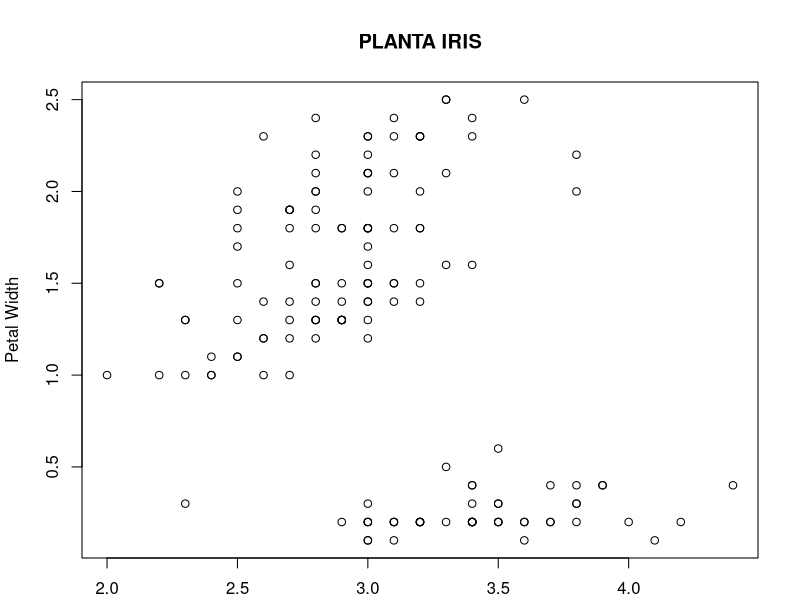
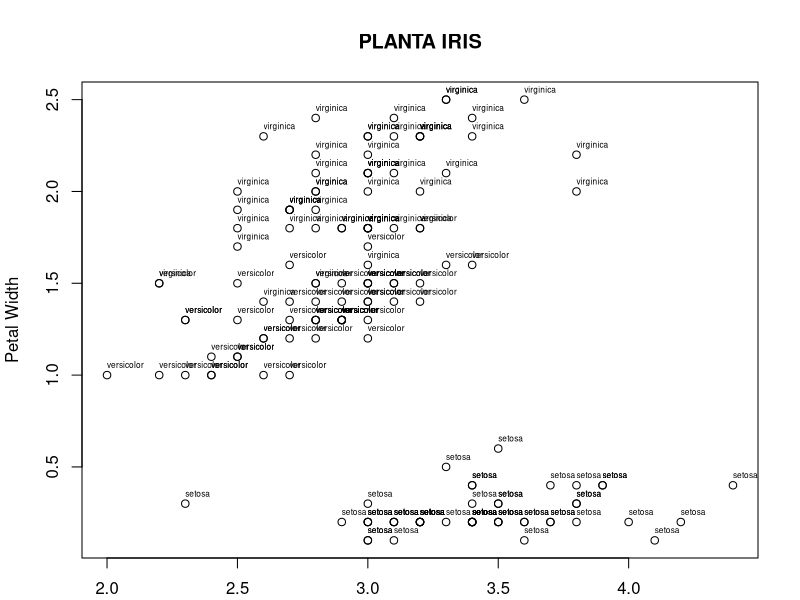
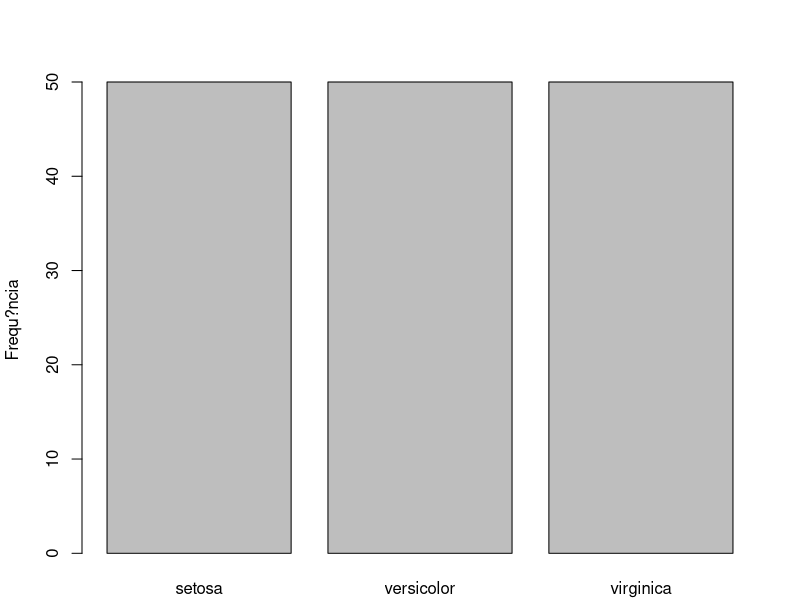
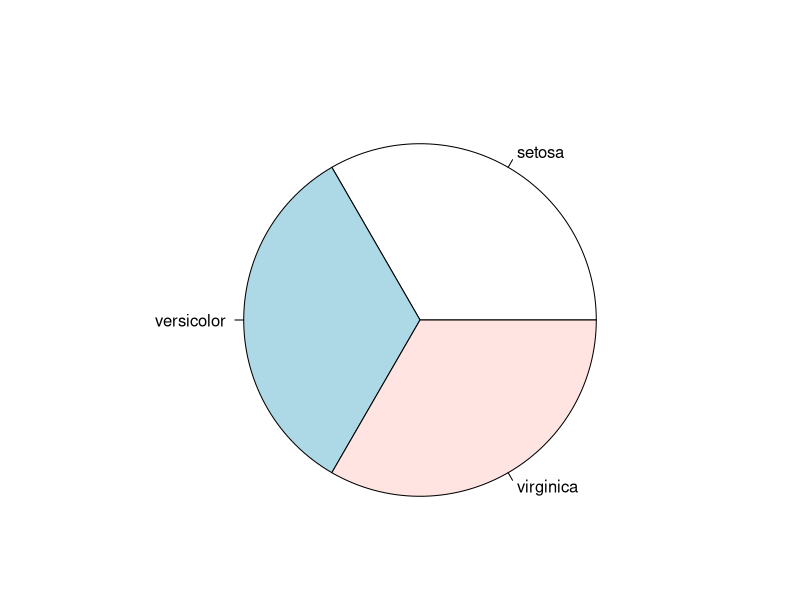
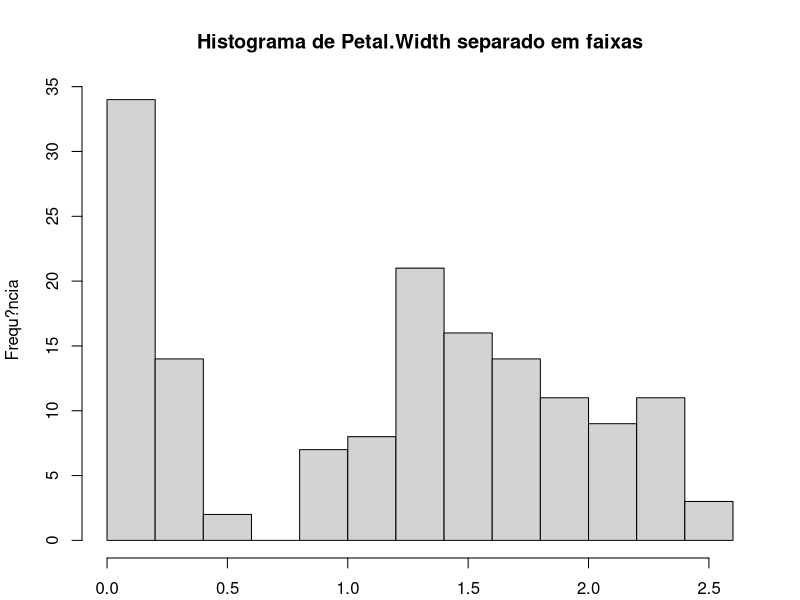
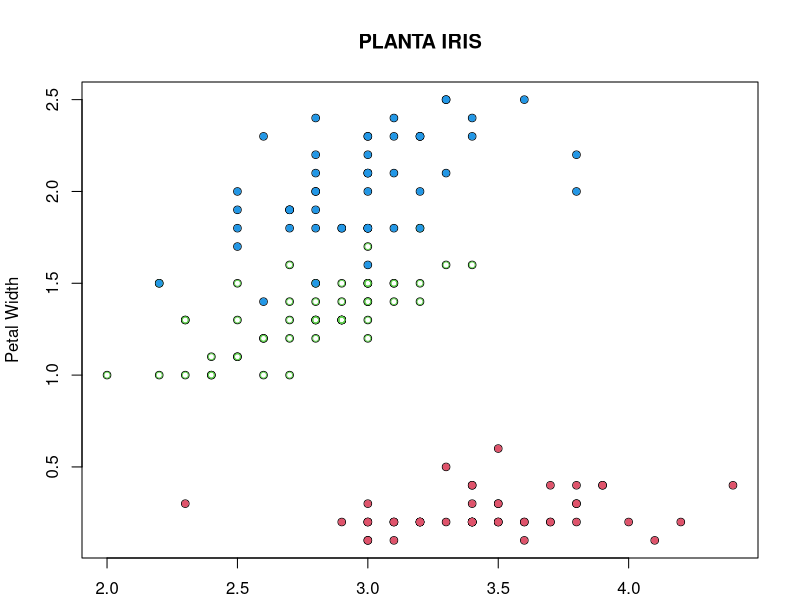
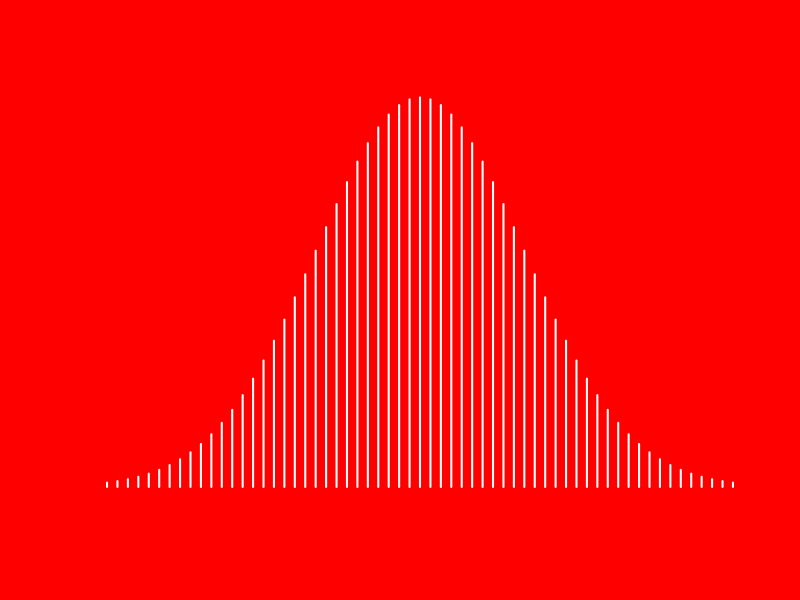
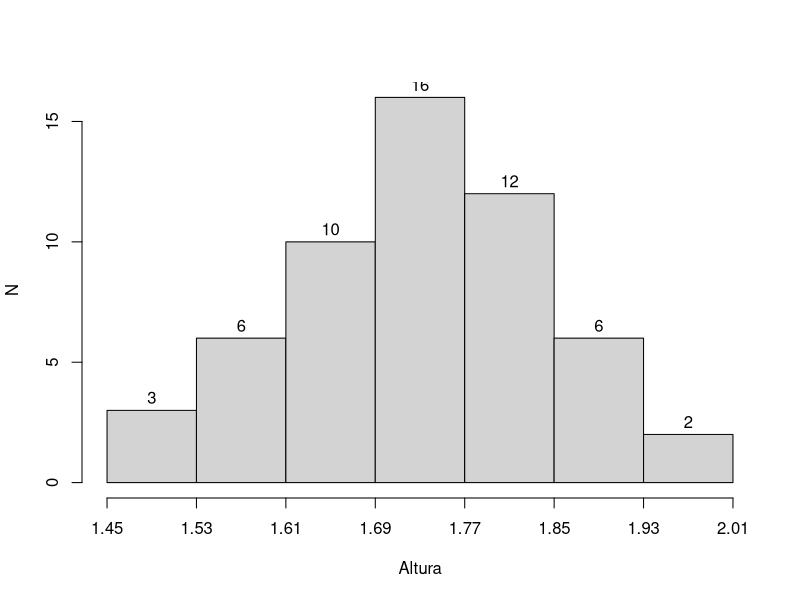

The R script that drew these images, in order: (Note: this script raises an error after producing the figures.)
###
### representacao tabular
###


#Tabelas das Notas de Aula

tabela <- function (x)
{
  f   <-table (x)                             # frequencia simples 
  fr  <- round(prop.table(f)*100,2)           # frequencia relativa  
  Fab  <- cumsum(f)                           # frequencia acumulada "abaixo de"
  Fabr <- cumsum(fr)                          # frequencia acumulada "abaixo de" relativa
  
  
  cbind(f,fr,Fab,Fabr)     # montando a tabela, colando as colunas

}

# o rol de dados do n?mero de acertos em uma prova de 
# 10 quest?es aplicadas a 50 alunos


nota<-c(2 , 3 , 3 , 3 , 3 , 4 , 4 , 4 , 4 , 4 , 
        4 , 4 , 4 , 4 , 4 , 4 , 4 , 4 , 4 , 4 ,
        4 , 4 , 5 , 5 , 5 , 5 , 5 , 5 , 5 , 5 , 
        5 , 5 , 5 , 5 , 5 , 5 , 6 , 6 , 6 , 6 , 
        6 , 6 , 6 , 7 , 7 , 7 , 8 , 8 , 8 , 9 )



print (tabela(nota), digits=3)


# tablea de dados agrupados para as notas dos 50 alu-
# no.

## construindo as classes

faixa <- cut(nota,breaks = seq(0,10,by=2),dig.lab=4)

print (tabela(faixa), digits=3)



## Massa de 140 gr?o de feijao

massa <- 
  c(0.1188	,	0.1590	,	0.1732	,	0.1817	,	0.1917	,	0.1996	,	0.2089	,	0.2200	,	0.2365	,	0.2535	,
    0.1202	,	0.1596	,	0.1733	,	0.1823	,	0.1930	,	0.1996	,	0.2091	,	0.2215	,	0.2369	,	0.2585	,
    0.1340	,	0.1606	,	0.1736	,	0.1826	,	0.1935	,	0.2008	,	0.2096	,	0.2237	,	0.2380	,	0.2593	,
    0.1340	,	0.1629	,	0.1740	,	0.1828	,	0.1950	,	0.2012	,	0.2097	,	0.2254	,	0.2382	,	0.2595	,
    0.1399	,	0.1642	,	0.1746	,	0.1848	,	0.1965	,	0.2025	,	0.2098	,	0.2262	,	0.2423	,	0.2620	,
    0.1402	,	0.1644	,	0.1766	,	0.1860	,	0.1965	,	0.2045	,	0.2126	,	0.2266	,	0.2455	,	0.2657	,
    0.1409	,	0.1663	,	0.1769	,	0.1865	,	0.1968	,	0.2048	,	0.2126	,	0.2285	,	0.2456	,	0.2660	,
    0.1421	,	0.1666	,	0.1773	,	0.1869	,	0.1970	,	0.2051	,	0.2137	,	0.2296	,	0.2458	,	0.2666	,
    0.1462	,	0.1677	,	0.1793	,	0.1874	,	0.1971	,	0.2054	,	0.2143	,	0.2309	,	0.2459	,	0.2673	,
    0.1463	,	0.1683	,	0.1795	,	0.1875	,	0.1980	,	0.2055	,	0.2146	,	0.2311	,	0.2465	,	0.2674	,
    0.1470	,	0.1696	,	0.1795	,	0.1902	,	0.1985	,	0.2058	,	0.2153	,	0.2326	,	0.2482	,	0.2790	,
    0.1496	,	0.1701	,	0.1799	,	0.1904	,	0.1987	,	0.2060	,	0.2173	,	0.2327	,	0.2504	,	0.2833	,
    0.1561	,	0.1708	,	0.1810	,	0.1910	,	0.1988	,	0.2080	,	0.2184	,	0.2335	,	0.2505	,	0.3043	,
    0.1573	,	0.1722	,	0.1814	,	0.1911	,	0.1995	,	0.2087	,	0.2186	,	0.2344	,	0.2507	,	0.3141	)

## numero de dados

n <- length (massa)

## numero de classe
## uma sugestão para o numero de classes é a proximacaoo
## da raiz quadrada dos elementos a serem classificados 

(k <- sqrt(n))

## construindo as classes

faixa <- cut(massa,breaks = seq(0.10,0.32,l=k),dig.lab=4)

print (tabela(faixa), digits=3)


###
### medidas de tendencia central
###

fraude <- c(3,5,4,5,2,5,6,3,4,4,3,4,3,5,5,6,
            2,2,3,2,3,6,4,3,1,8,5,3,3,2,3)

sum(fraude)
length(fraude)
mean(fraude)

sort(fraude)


###
### medidas de dispersao
###

# Amplitude
dados <- c( 149 , 150 , 152 , 154 ,  155, 157,  157,  157,  158,  158,
            158 , 159 , 160 , 162 ,  162, 163,  163,  163,  164,  164, 
            164 , 165 , 165 , 165 ,  165, 166,  166,  166,  168,  169,
            169 , 170 , 170 , 170 ,  171, 172,  172,  175,  176,  178)


range(dados)



###
### Graficos
###

#grafico capa
old <- par()
x <- seq(-3,3, by=0.1)
jpeg("capa3.jpeg",bg="transparent")
par(bg="red")
plot (x, dnorm(x), type="h", lwd=2, col="white", axes=FALSE , xlab="", ylab="", bty="n")
dev.off()

# Altura dos homens

par(mar=c(2, 4, 4, 2) + 0.1)

altura <- c(1.47	,	1.48	,	1.51	,	1.53	,	1.55	,	1.55	,	1.59	,	1.60	,	1.60	,	1.62	,	1.62,
            1.63	,	1.63	,	1.64	,	1.65	,	1.65	,	1.68	,	1.68	,	1.68	,	1.69	,	1.69	,	1.69,
            1.70	,	1.70	,	1.71	,	1.71	,	1.71	,	1.72	,	1.72	,	1.72	,	1.73	,	1.75	,	1.76,
            1.76	,	1.76	,	1.77	,	1.77	,	1.78	,	1.78	,	1.79	,	1.79	,	1.79	,	1.80	,	1.81,
            1.82	,	1.82	,	1.83	,	1.85	,	1.85	,	1.86	,	1.89	,	1.90	,	1.92	,	1.93	,	1.99	)

limites <- seq(1.45,2.01,by=0.08)

faixa <- cut(altura,breaks = seq(1.45,2.01,by=0.08),dig.lab=4, right = FALSE)

print (tabela(faixa), digits=3)




# histograma frequencia simples
jpeg("gr_hist1.jpeg", bg="transparent")
a <- hist(altura,breaks=limites, main="",
                            xlab = "Altura", 
                            ylab = "N", 
                            labels =TRUE, 
                            axes   =FALSE,
                            right = FALSE)
axis(1, at=limites, cex=0.8)
axis(2)
dev.off()



# histograma frequencia acumulada
aux <- rep(a$mids,a$counts)
aux <- cumsum(table(aux))
aux <- rep(a$mids,aux)

jpeg("gr_hist2.jpeg", bg="transparent")
a<-hist(aux,breaks=limites, main="",
          xlab = "Altura", 
          ylab = "N", 
          labels =TRUE, 
          axes   =FALSE, ylim=c(0,60),
          right = FALSE)
axis(1, at=limites, cex=0.8)
axis(2)
dev.off()

# ploigono de frequencia

jpeg("gr_hist3.jpeg", bg="transparent")
a <- hist(altura,breaks=limites, main="",
          xlab = "Altura", 
          ylab = "N", 
          labels =TRUE, 
          axes   =FALSE,
          right = FALSE)
axis(1, at=limites, cex=0.8)
axis(2)
lines(c(min(limites),a$mids,max(limites)), c(0,a$counts,0), col="red",lwd=2)
dev.off()

# ogiva de Galton

jpeg("gr_hist4.jpeg", bg="transparent")
aux <- rep(a$mids,a$counts)
aux <- cumsum(table(aux))
aux <- rep(a$mids,aux)

a<-hist(aux,breaks=limites, main="",
        xlab = "Altura", 
        ylab = "N", 
        labels =TRUE, 
        axes   =FALSE, ylim=c(0,60),
        right = FALSE)
axis(1, at=limites, cex=0.8)
axis(2)
lines(c(min(limites),a$mids,max(limites)), c(0,a$counts,max(a$counts)), col="red",lwd=2)
dev.off()


# grafico de hastes

dados <- table(rbinom(1000,10,0.5))

jpeg("gr_haste1.jpeg", bg="transparent")
plot (dados, type="h", col = "red", lwd = 2, xlab = "X", ylab = "Y")
dev.off()


# grafico dispersao

library(MASS)

jpeg("gr_dispersao1.jpeg", bg="transparent")
plot (cats$Bwt, cats$Hwt, pch=16 , col = "black", lwd = 2, xlab = "X", ylab = "Y")
dev.off()

# grafico boxplot

library(MASS)


jpeg("gr_boxplot1.jpeg", bg="transparent")
a<-boxplot (iris$Sepal.Width, pch=16 ,  lwd = 2, xlab = "X")
text (1.4,c(a$stats, a$out), c( "min", "1º Q", "mediana","3º Q", "max", "out", "out", "out", "out"), cex = 0.8)
arrows (1.3, c(a$stats, a$out), 1.22,c(a$stats, a$out) )
dev.off()



# grafico boxplot

library(MASS)

a <- as.data.frame(Titanic)

jpeg("gr_barra1.jpeg", bg="transparent")
barplot(table(cats$Sex),ylim=c(0,100), col="white")
dev.off()






## Grafico do Apendice R


x <- iris[,"Sepal.Width"]
y <- iris[,"Petal.Width"]
plot (x, y, type="p", main="PLANTA IRIS", xlab = "Sepal Width", ylab="Petal Width")

x <- iris[,"Sepal.Width"]
y <- iris[,"Petal.Width"]
especie <- iris[,"Species"]
plot (x, y, type="p", main="PLANTA IRIS", xlab = "Sepal Width", ylab="Petal Width")
text(x,y,labels = especie, cex=0.5,adj=c(0,-1))

# 


quantidade <- tapply(rep(1,150), iris["Species"],sum)
barplot(quantidade, xlab="Esp?cie", ylab="Frequ?ncia")

pie(quantidade)

hist(t(iris["Petal.Width"]), main="Histograma de Petal.Width separado em faixas",
     xlab = "Petal.Width",bin=10,ylab = "Frequ?ncia")

x <- iris[,"Sepal.Width"]
y <- iris[,"Petal.Width"]
especie <- iris[,"Species"]
plot (x, y, type="p", main="PLANTA IRIS", xlab = "Sepal Width", ylab="Petal Width")
points(x[1:50], y[1:50], col=2, cex=.8,pch=19)
points(x[51:100], y[51:100], col=3, cex=.8,pch=1)
points(x[101:150], y[101:150], col=4, cex=.8,pch=19)
legend(locator(1), c("setosa","versicolor","virginica"), 
       pch=c(19,1,19),col=c(2,3,4), cex=0.8)

par(mar=c(0,0,0,0))
X <- rep(1:5,5)
Y <- rep (5:1,rep(5,5))

plot(X,Y, pch=1:25,xlim=c(0,6), ylim=c(0,6),
     xlab = "", ylab = "",axes=FALSE)
text(X,Y, labels = 1:25 , adj = c(1,-1),cex=0.8)
par(mar=c(5.1,4.1,4.1,2.1))

x<-iris[,"Sepal.Width"]
plot(x,type="n",xlab = "?ndice",ylab="Sepal.Width")
lines(iris["Sepal.Width"])

summary(iris)

1:60

